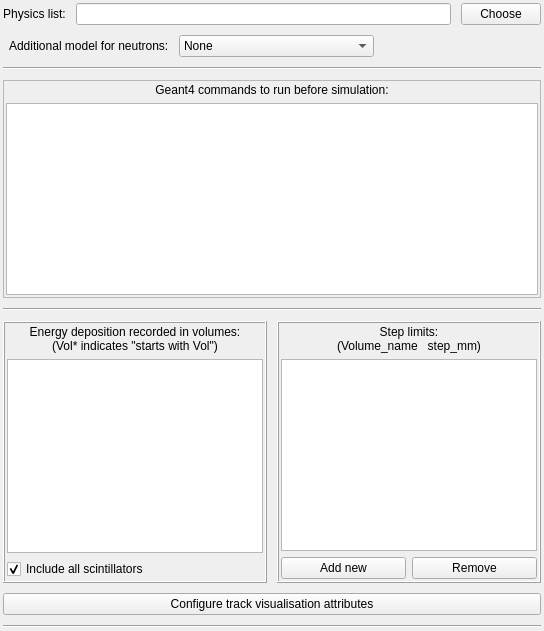
      <widget class="QWidget" name="tabGeant4">
       <attribute name="title">
        <string>Settings</string>
       </attribute>
       <layout class="QVBoxLayout" name="verticalLayout">
        <property name="spacing">
         <number>10</number>
        </property>
        <property name="leftMargin">
         <number>3</number>
        </property>
        <property name="topMargin">
         <number>3</number>
        </property>
        <property name="rightMargin">
         <number>3</number>
        </property>
        <property name="bottomMargin">
         <number>3</number>
        </property>
        <item>
         <layout class="QHBoxLayout" name="horizontalLayout_2">
          <property name="topMargin">
           <number>0</number>
          </property>
          <item>
           <widget class="QLabel" name="label_3">
            <property name="text">
             <string>Physics list:</string>
            </property>
            <property name="alignment">
             <set>Qt::AlignmentFlag::AlignCenter</set>
            </property>
           </widget>
          </item>
          <item>
           <widget class="QLineEdit" name="lePhysicsList">
            <property name="font">
             <font>
              <bold>true</bold>
             </font>
            </property>
            <property name="toolTip">
             <string>AllHP list requires to download G4ENDL library and set environmental variable G4PARTICLEHPDATA
Experimental: Use &quot;Penelope&quot; to choose QGSP_BIC_HP phys list with EM part replaced with G4EmPenelopePhysics</string>
            </property>
           </widget>
          </item>
          <item>
           <widget class="QPushButton" name="pbOfferPhysLists">
            <property name="text">
             <string>Choose</string>
            </property>
           </widget>
          </item>
         </layout>
        </item>
        <item>
         <layout class="QHBoxLayout" name="horizontalLayout_75">
          <property name="topMargin">
           <number>0</number>
          </property>
          <item>
           <widget class="QLabel" name="label_6">
            <property name="text">
             <string>  Additional model for neutrons:</string>
            </property>
           </widget>
          </item>
          <item>
           <widget class="QComboBox" name="cobThermalNeutronModel">
            <item>
             <property name="text">
              <string>None</string>
             </property>
            </item>
            <item>
             <property name="text">
              <string>Thermal library of Geant4</string>
             </property>
            </item>
            <item>
             <property name="text">
              <string>NCrystal (requires installation)</string>
             </property>
            </item>
           </widget>
          </item>
          <item>
           <spacer name="horizontalSpacer_8">
            <property name="orientation">
             <enum>Qt::Orientation::Horizontal</enum>
            </property>
            <property name="sizeHint" stdset="0">
             <size>
              <width>40</width>
              <height>20</height>
             </size>
            </property>
           </spacer>
          </item>
         </layout>
        </item>
        <item>
         <widget class="Line" name="line_3">
          <property name="orientation">
           <enum>Qt::Orientation::Horizontal</enum>
          </property>
         </widget>
        </item>
        <item>
         <layout class="QHBoxLayout" name="horizontalLayout_5">
          <property name="topMargin">
           <number>0</number>
          </property>
          <item>
           <widget class="QFrame" name="frame_2">
            <property name="frameShape">
             <enum>QFrame::Shape::StyledPanel</enum>
            </property>
            <property name="frameShadow">
             <enum>QFrame::Shadow::Raised</enum>
            </property>
            <layout class="QVBoxLayout" name="verticalLayout_5">
             <property name="leftMargin">
              <number>2</number>
             </property>
             <property name="topMargin">
              <number>2</number>
             </property>
             <property name="rightMargin">
              <number>2</number>
             </property>
             <property name="bottomMargin">
              <number>2</number>
             </property>
             <item>
              <widget class="QLabel" name="label">
               <property name="text">
                <string>Geant4 commands to run before simulation:</string>
               </property>
               <property name="alignment">
                <set>Qt::AlignmentFlag::AlignCenter</set>
               </property>
              </widget>
             </item>
             <item>
              <widget class="QPlainTextEdit" name="pteCommands">
               <property name="toolTip">
                <string>Commands run in Geant4 before simulation start</string>
               </property>
              </widget>
             </item>
            </layout>
           </widget>
          </item>
         </layout>
        </item>
        <item>
         <widget class="Line" name="line_2">
          <property name="orientation">
           <enum>Qt::Orientation::Horizontal</enum>
          </property>
         </widget>
        </item>
        <item>
         <layout class="QHBoxLayout" name="horizontalLayout">
          <property name="topMargin">
           <number>0</number>
          </property>
          <item>
           <widget class="QFrame" name="frame">
            <property name="minimumSize">
             <size>
              <width>0</width>
              <height>200</height>
             </size>
            </property>
            <property name="frameShape">
             <enum>QFrame::Shape::Box</enum>
            </property>
            <property name="frameShadow">
             <enum>QFrame::Shadow::Raised</enum>
            </property>
            <layout class="QVBoxLayout" name="verticalLayout_2">
             <property name="leftMargin">
              <number>2</number>
             </property>
             <property name="topMargin">
              <number>2</number>
             </property>
             <property name="rightMargin">
              <number>2</number>
             </property>
             <property name="bottomMargin">
              <number>2</number>
             </property>
             <item>
              <widget class="QLabel" name="label_2">
               <property name="toolTip">
                <string>List of volumes where deposition information will be collected</string>
               </property>
               <property name="text">
                <string>Energy deposition recorded in volumes:
(Vol* indicates &quot;starts with Vol&quot;)</string>
               </property>
               <property name="alignment">
                <set>Qt::AlignmentFlag::AlignCenter</set>
               </property>
              </widget>
             </item>
             <item>
              <widget class="QPlainTextEdit" name="pteSensitiveVolumes">
               <property name="toolTip">
                <string>List of volumes where deposition information will be collected</string>
               </property>
              </widget>
             </item>
             <item>
              <widget class="QCheckBox" name="cbIncludeScintillators">
               <property name="text">
                <string>Include all scintillators</string>
               </property>
               <property name="checked">
                <bool>true</bool>
               </property>
              </widget>
             </item>
            </layout>
           </widget>
          </item>
          <item>
           <widget class="QFrame" name="frame_3">
            <property name="minimumSize">
             <size>
              <width>200</width>
              <height>0</height>
             </size>
            </property>
            <property name="frameShape">
             <enum>QFrame::Shape::Box</enum>
            </property>
            <property name="frameShadow">
             <enum>QFrame::Shadow::Raised</enum>
            </property>
            <layout class="QVBoxLayout" name="verticalLayout_3">
             <property name="leftMargin">
              <number>2</number>
             </property>
             <property name="topMargin">
              <number>2</number>
             </property>
             <property name="rightMargin">
              <number>2</number>
             </property>
             <property name="bottomMargin">
              <number>2</number>
             </property>
             <item>
              <widget class="QLabel" name="label_5">
               <property name="toolTip">
                <string>Each line configures the maximum tracking step for a volume.
Format: Volume_name  Step_in_mm</string>
               </property>
               <property name="text">
                <string>Step limits:
(Volume_name   step_mm)</string>
               </property>
               <property name="alignment">
                <set>Qt::AlignmentFlag::AlignCenter</set>
               </property>
              </widget>
             </item>
             <item>
              <widget class="QListWidget" name="lwStepLimits"/>
             </item>
             <item>
              <layout class="QHBoxLayout" name="horizontalLayout_15">
               <property name="topMargin">
                <number>0</number>
               </property>
               <item>
                <widget class="QPushButton" name="pbAddNewStepLimit">
                 <property name="text">
                  <string>Add new</string>
                 </property>
                </widget>
               </item>
               <item>
                <widget class="QPushButton" name="pbRemoveStepLimit">
                 <property name="text">
                  <string>Remove</string>
                 </property>
                </widget>
               </item>
              </layout>
             </item>
            </layout>
           </widget>
          </item>
         </layout>
        </item>
        <item>
         <layout class="QHBoxLayout" name="horizontalLayout_48">
          <property name="topMargin">
           <number>0</number>
          </property>
          <item>
           <widget class="QPushButton" name="pbConfigureTrackStyles">
            <property name="text">
             <string>  Configure track visualisation attributes  </string>
            </property>
           </widget>
          </item>
         </layout>
        </item>
        <item>
         <widget class="Line" name="line_10">
          <property name="orientation">
           <enum>Qt::Orientation::Horizontal</enum>
          </property>
         </widget>
        </item>
       </layout>
      </widget>
